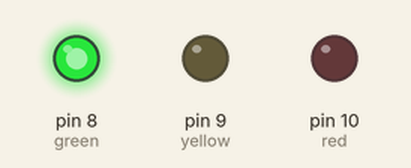
A sketch run on a simulated Arduino Uno, built with avr-gcc and run on an emulated ATmega328P. Parts: output pins drawn as LEDs (lit = HIGH).

Above: at 0.5 s.
At 1.2 s:
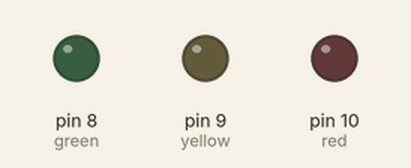
At 2.0 s:
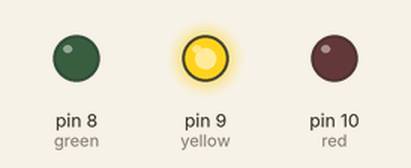
At 3.5 s:
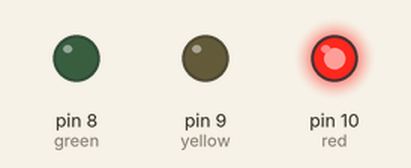
Timing chart, 0 to 5.9 s (numbered marks = the images above):
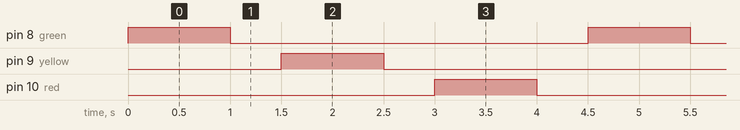

Measured:
- by itself, pin 8 (green), pin 9 (yellow), pin 10 (red): alternates HIGH for 1.0 s and LOW for 3.5 s
- by itself, everything shown: repeats every 4.5 s, in 6 steps

The sketch:

lab04.ino
```cpp
// C++ code
//
int green=8;
int yellow=9;
int red=10;
int button=2;
void setup()
{
  pinMode(green,OUTPUT);
  pinMode(yellow,OUTPUT);
  pinMode(red,OUTPUT);
  Serial.begin(9600);
}
void loop()
{
  	digitalWrite(green,HIGH);
    delay(1000);
    digitalWrite(green, LOW);
    delay(500);
    digitalWrite(yellow, HIGH);
    delay(1000);
    digitalWrite(yellow, LOW);
    delay(500);
    digitalWrite(red, HIGH);
    delay(1000);
    digitalWrite(red, LOW);
    delay(500);
}
```
